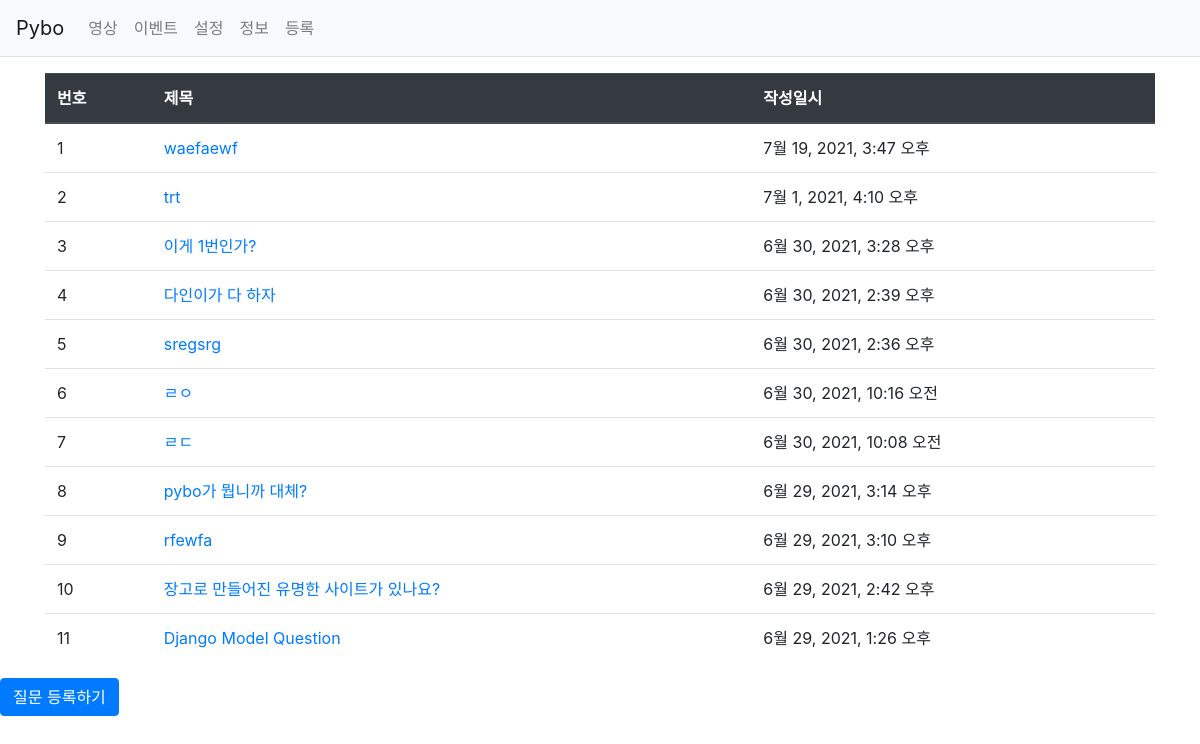
Screenshot of /pybo/ with the database file from the repository.
### pybo/models.py (models this page shows, shortened)
class Question(models.Model):
    subject = models.CharField(max_length=200) #CharField : 글자 수 제한
    content = models.TextField() #글자수 제한 없음
    create_date = models.DateTimeField() #날짜, 시간 관련 속성 = DateTimeField

### pybo/views.py (the view)
# urls.py: path('', views.index, name = 'index'), #/pybo/는 index라는 URL 별칭
def index(request):
    question_list = Question.objects.order_by('-create_date')
    context = {'question_list': question_list}
    return render(request, 'pybo/question_list.html', context)

### templates/pybo/question_list.html
{% extends 'base.html' %}
{% block content %}
<div class="container my-3">
    <table class="table table-hover">
        <thead>
        <tr class="thead-dark">
            <th>번호</th>
            <th>제목</th>
            <th>작성일시</th>
        </tr>
        </thead>
        <tbody>
        {% if question_list %}
        {% for question in question_list %}
        <tr >
            <td >{{ forloop.counter }}</td>
            <td >
                <a href="{% url 'pybo:detail' question.id %}">{{ question.subject }}</a>
            </td>
            <td>{{ question.create_date }}</td>
        </tr>
        {% endfor %}
        {% else %}
        <tr>
            <td colspan="3">질문이 없습니다.</td>
        </tr>
        {% endif %}
        </tbody>
    </table>
</div>
 <a href="{% url 'pybo:question_create' %}" class="btn btn-primary">질문 등록하기</a>
{% endblock %}

### rows the page displays
Question: subject "waefaewf", create_date "7월 19, 2021, 3:47 오후"
Question: subject "trt", create_date "7월 1, 2021, 4:10 오후"
Question: subject "이게 1번인가?", create_date "6월 30, 2021, 3:28 오후"
Question: subject "다인이가 다 하자", create_date "6월 30, 2021, 2:39 오후"
Question: subject "sregsrg", create_date "6월 30, 2021, 2:36 오후"
Question: subject "ㄹㅇ", create_date "6월 30, 2021, 10:16 오전"
Question: subject "ㄹㄷ", create_date "6월 30, 2021, 10:08 오전"
Question: subject "pybo가 뭡니까 대체?", create_date "6월 29, 2021, 3:14 오후"
Question: subject "rfewfa", create_date "6월 29, 2021, 3:10 오후"
Question: subject "장고로 만들어진 유명한 사이트가 있나요?", create_date "6월 29, 2021, 2:42 오후"
Question: subject "Django Model Question", create_date "6월 29, 2021, 1:26 오후"
